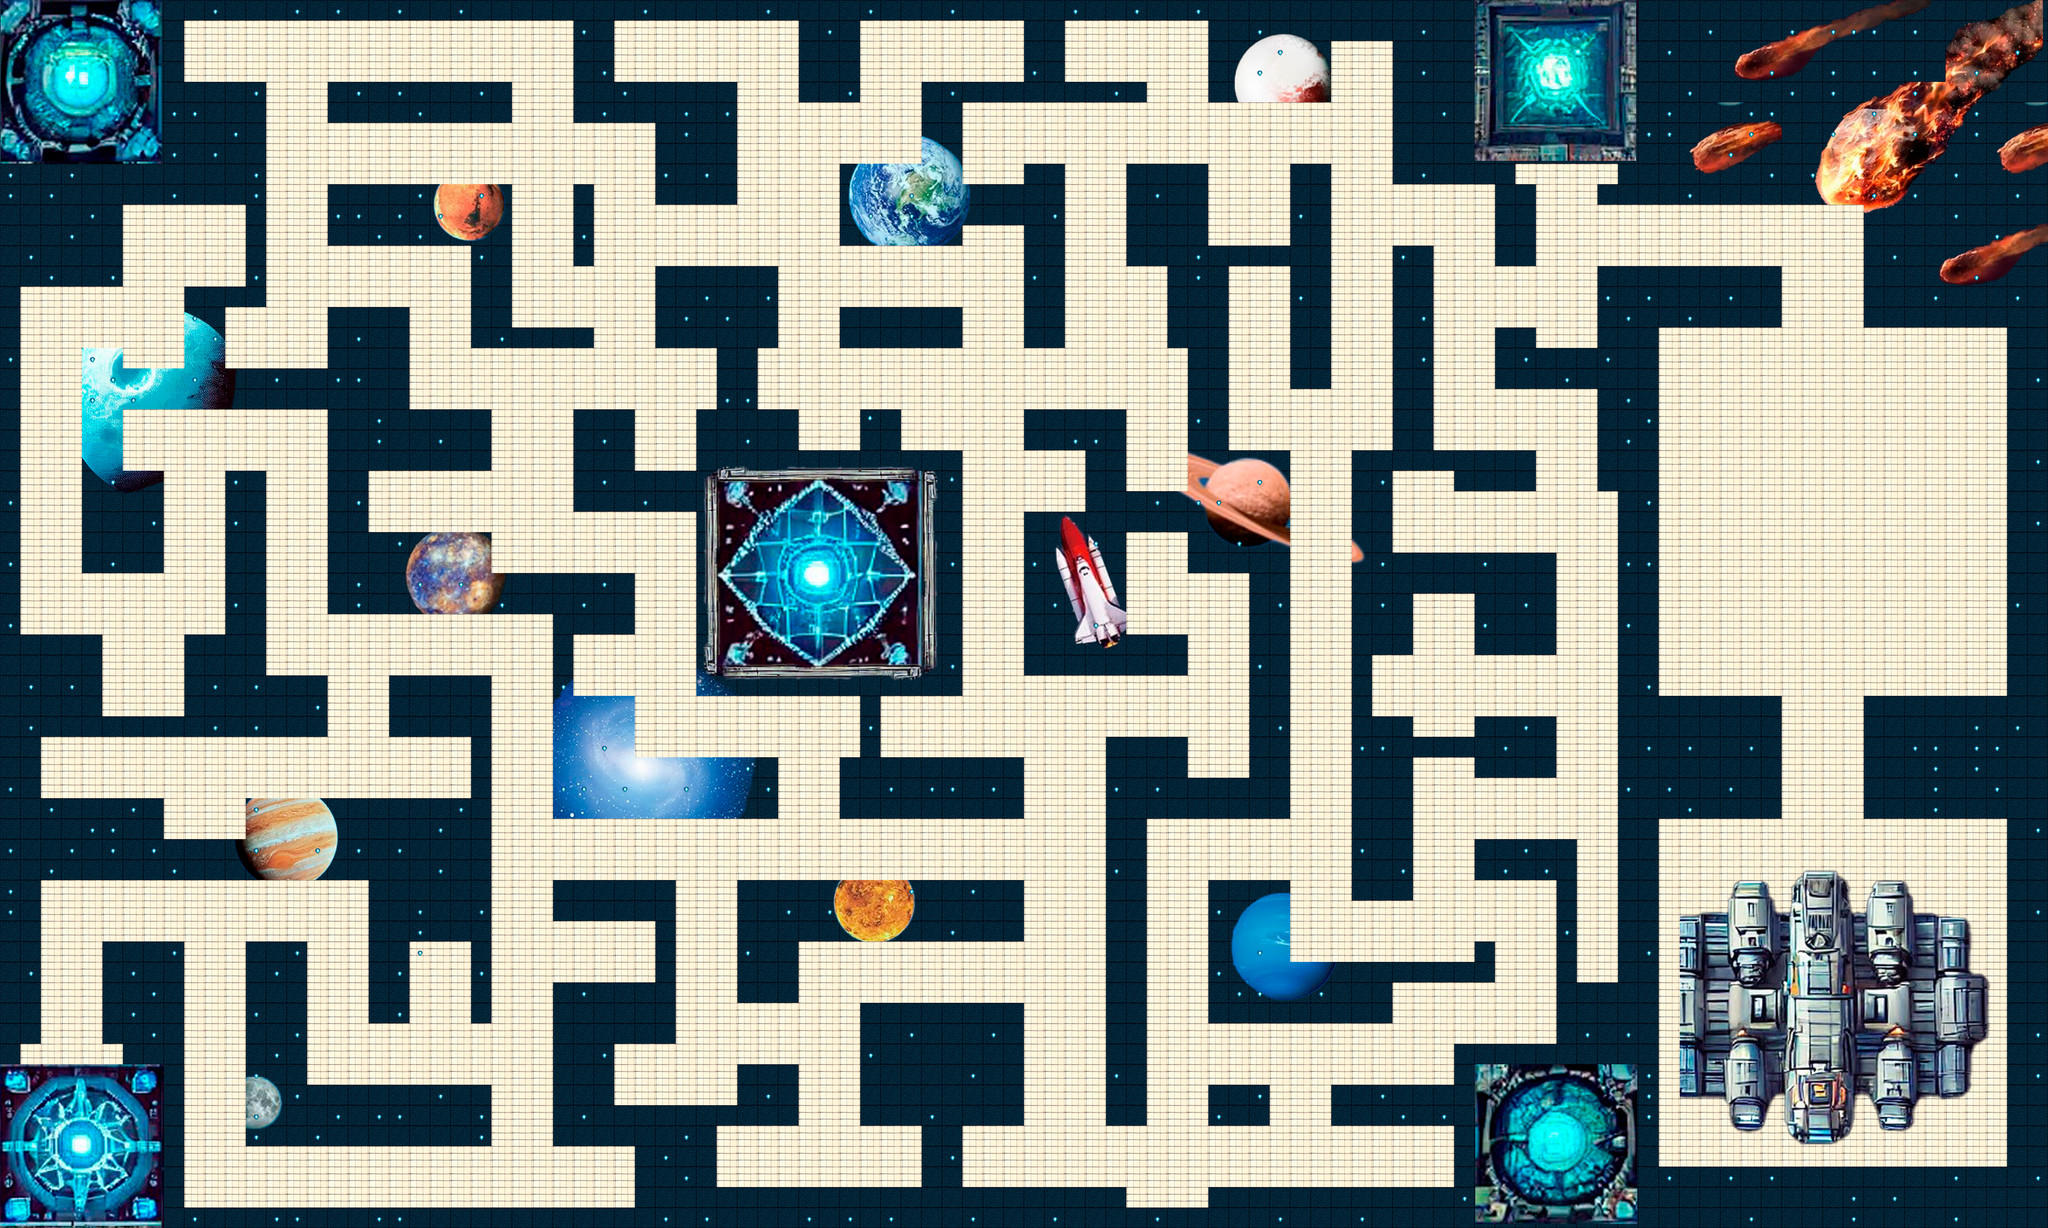

This is a level from a 2D game, rendered from its Tiled map with the project's own tilesets. A one-line summary and the map file follow, with tile-layer data summarised:
An orthogonal 100x60 tile map with 56x56 px tiles, 5 tile layers (Espacio, Luna, Suelo, Nave, ...), 3 tilesets and 137 objects (137x obstaculo).

<map version="1.10" tiledversion="1.11.2" orientation="orthogonal" renderorder="right-down" width="100" height="60" tilewidth="56" tileheight="56" infinite="0" nextlayerid="10" nextobjectid="139">
 <tileset firstgid="1" name="Tiled2" tilewidth="56" tileheight="56" tilecount="900" columns="30">
  <image source="Tiled2.png" width="1680" height="1680" />
 </tileset>
 <tileset firstgid="901" name="Tiled2" tilewidth="56" tileheight="56" tilecount="900" columns="30">
  <image source="Tiled2.png" width="1680" height="1680" />
 </tileset>
 <tileset firstgid="1801" name="TiledM2" tilewidth="56" tileheight="56" tilecount="900" columns="30">
  <image source="TiledM2.png" width="1680" height="1680" />
 </tileset>
 <layer id="1" name="Espacio" width="100" height="60" locked="1">
  <data>[6000 cells, 5982 non-empty, 2 distinct tile ids]</data>
 </layer>
 <layer id="7" name="Luna" width="100" height="60">
  <data>[6000 cells, 825 non-empty, 746 distinct tile ids]</data>
 </layer>
 <layer id="2" name="Suelo" width="100" height="60" locked="1">
  <data>[6000 cells, 3539 non-empty, 358 distinct tile ids]</data>
 </layer>
 <layer id="4" name="Nave" width="100" height="60">
  <data>[6000 cells, 225 non-empty, 225 distinct tile ids]</data>
 </layer>
 <layer id="6" name="Estrellas" width="100" height="60">
  <data>[6000 cells, 448 non-empty, 50 distinct tile ids]</data>
 </layer>
 <objectgroup id="9" name="obstaculos">
  <object id="1" name="obstaculo" type="obstaculo" x="1.21212" y="2916.33" width="501" height="441" />
  <object id="2" name="obstaculo" type="obstaculo" x="339" y="2584.91" width="161" height="327.091" />
  <object id="3" name="obstaculo" type="obstaculo" x="2" y="456" width="52" height="2454" />
  <object id="4" name="obstaculo" type="obstaculo" x="60" y="1753" width="47" height="1096" />
  <object id="5" name="obstaculo" type="obstaculo" x="286" y="2585.94" width="44" height="264.061" />
  <object id="6" name="obstaculo" type="obstaculo" x="506" y="3310" width="3518" height="48" />
  <object id="7" name="obstaculo" type="obstaculo" x="114" y="2194" width="328" height="202" />
  <object id="8" name="obstaculo" type="obstaculo" x="454" y="2306" width="878" height="90" />
  <object id="9" name="obstaculo" type="obstaculo" x="680" y="2192" width="658" height="106" />
  <object id="10" name="obstaculo" type="obstaculo" x="1018" y="2578" width="96" height="212" />
  <object id="11" name="obstaculo" type="obstaculo" x="1298" y="2410" width="36" height="382" />
  <object id="12" name="obstaculo" type="obstaculo" x="1016" y="2408" width="272" height="156" />
  <object id="13" name="obstaculo" type="obstaculo" x="686" y="2590" width="144" height="380" />
  <object id="14" name="obstaculo" type="obstaculo" x="684" y="2980" width="650" height="144" />
  <object id="15" name="obstaculo" type="obstaculo" x="1522" y="2418" width="320" height="92" />
  <object id="16" name="obstaculo" type="obstaculo" x="1528" y="2704" width="308" height="138" />
  <object id="17" name="obstaculo" type="obstaculo" x="1528" y="2852" width="138" height="274" />
  <object id="18" name="obstaculo" type="obstaculo" x="1748" y="3034" width="202" height="262" />
  <object id="19" name="obstaculo" type="obstaculo" x="2030" y="2920" width="142" height="152" />
  <object id="20" name="obstaculo" type="obstaculo" x="2028" y="2580" width="144" height="158" />
  <object id="21" name="obstaculo" type="obstaculo" x="2032" y="2418" width="756" height="152" />
  <object id="22" name="obstaculo" type="obstaculo" x="1678" y="3034" width="58" height="94" />
  <object id="23" name="obstaculo" type="obstaculo" x="1962" y="3038" width="56" height="34" />
  <object id="24" name="obstaculo" type="obstaculo" x="1800" y="2520" width="40" height="170" />
  <object id="25" name="obstaculo" type="obstaculo" x="2360" y="2756" width="432" height="316" />
  <object id="26" name="obstaculo" type="obstaculo" x="2532" y="3084" width="90" height="164" />
  <object id="27" name="obstaculo" type="obstaculo" x="1962" y="3258" width="1104" height="40" />
  <object id="28" name="obstaculo" type="obstaculo" x="3036" y="2248" width="90" height="824" />
  <object id="29" name="obstaculo" type="obstaculo" x="3034" y="2026" width="204" height="212" />
  <object id="30" name="obstaculo" type="obstaculo" x="3244" y="2136" width="276" height="94" />
  <object id="31" name="obstaculo" type="obstaculo" x="1522" y="1914" width="206" height="318" />
  <object id="32" name="obstaculo" type="obstaculo" x="1740" y="2082" width="380" height="152" />
  <object id="33" name="obstaculo" type="obstaculo" x="2308" y="2082" width="482" height="150" />
  <object id="34" name="obstaculo" type="obstaculo" x="2360" y="1908" width="40" height="160" />
  <object id="35" name="obstaculo" type="obstaculo" x="1296" y="1856" width="40" height="326" />
  <object id="36" name="obstaculo" type="obstaculo" x="1072" y="1856" width="214" height="152" />
  <object id="37" name="obstaculo" type="obstaculo" x="3316" y="2418" width="202" height="374" />
  <object id="38" name="obstaculo" type="obstaculo" x="3528" y="2642" width="268" height="150" />
  <object id="39" name="obstaculo" type="obstaculo" x="3810" y="2642" width="270" height="40" />
  <object id="40" name="obstaculo" type="obstaculo" x="4040" y="2586" width="40" height="42" />
  <object id="41" name="obstaculo" type="obstaculo" x="3704" y="1968" width="150" height="488" />
  <object id="42" name="obstaculo" type="obstaculo" x="3864" y="2024" width="168" height="38" />
  <object id="43" name="obstaculo" type="obstaculo" x="4044" y="1968" width="202" height="150" />
  <object id="44" name="obstaculo" type="obstaculo" x="4042" y="2304" width="214" height="98" />
  <object id="45" name="obstaculo" type="obstaculo" x="4266" y="2306" width="36" height="598" />
  <object id="46" name="obstaculo" type="obstaculo" x="3312" y="2978" width="152" height="92" />
  <object id="47" name="obstaculo" type="obstaculo" x="3646" y="2976" width="330" height="96" />
  <object id="48" name="obstaculo" type="obstaculo" x="3986" y="2918" width="38" height="378" />
  <object id="49" name="obstaculo" type="obstaculo" x="3988" y="2866" width="268" height="38" />
  <object id="50" name="obstaculo" type="obstaculo" x="4312" y="2700" width="110" height="198" />
  <object id="51" name="obstaculo" type="obstaculo" x="3706" y="1626" width="150" height="160" />
  <object id="52" name="obstaculo" type="obstaculo" x="4040" y="1522" width="204" height="262" />
  <object id="53" name="obstaculo" type="obstaculo" x="3704" y="1520" width="326" height="96" />
  <object id="54" name="obstaculo" type="obstaculo" x="3424" y="1576" width="92" height="550" />
  <object id="55" name="obstaculo" type="obstaculo" x="2812" y="1744" width="426" height="98" />
  <object id="56" name="obstaculo" type="obstaculo" x="2810" y="1410" width="260" height="324" />
  <object id="57" name="obstaculo" type="obstaculo" x="3312" y="3258" width="660" height="40" />
  <object id="58" name="obstaculo" type="obstaculo" x="4032" y="2916" width="496" height="436" />
  <object id="59" name="obstaculo" type="obstaculo" x="3704" y="1796" width="38" height="160" />
  <object id="60" name="obstaculo" type="obstaculo" x="3258" y="1240" width="256" height="318" />
  <object id="61" name="obstaculo" type="obstaculo" x="3084" y="1354" width="162" height="94" />
  <object id="62" name="obstaculo" type="obstaculo" x="2976" y="1128" width="94" height="272" />
  <object id="63" name="obstaculo" type="obstaculo" x="1916" y="1244" width="704" height="648" />
  <object id="64" name="obstaculo" type="obstaculo" x="2808" y="1126" width="160" height="102" />
  <object id="65" name="obstaculo" type="obstaculo" x="3256" y="682" width="96" height="548" />
  <object id="66" name="obstaculo" type="obstaculo" x="3704" y="1240" width="94" height="268" />
  </objectgroup>
</map>
<!-- 71 of 137 objects omitted -->
